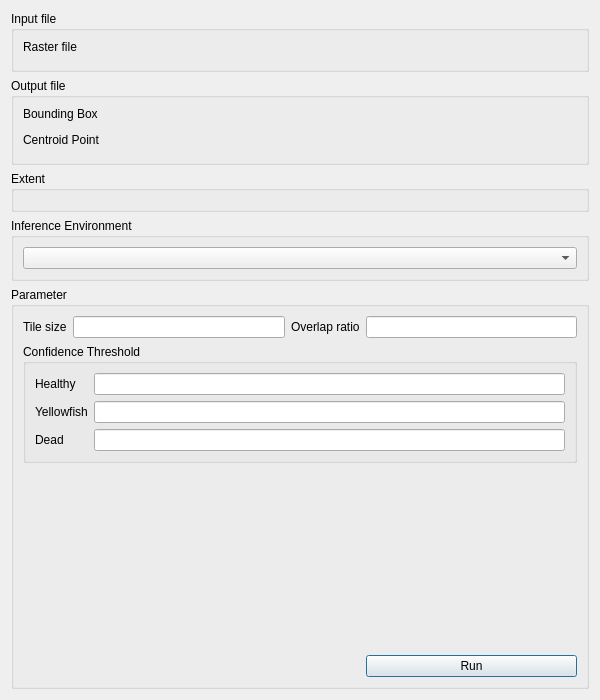
<?xml version="1.0" encoding="UTF-8"?>
<ui version="4.0">
 <class>TerraPluginsDialogBase</class>
 <widget class="QDialog" name="TerraPluginsDialogBase">
  <property name="geometry">
   <rect>
    <x>0</x>
    <y>0</y>
    <width>600</width>
    <height>700</height>
   </rect>
  </property>
  <property name="minimumSize">
   <size>
    <width>500</width>
    <height>550</height>
   </size>
  </property>
  <property name="maximumSize">
   <size>
    <width>600</width>
    <height>700</height>
   </size>
  </property>
  <property name="windowTitle">
   <string>PalmAI - Tree Classification</string>
  </property>
  <layout class="QGridLayout" name="gridLayout">
   <item row="1" column="1">
    <widget class="QGroupBox" name="OutputFilegroupBox">
     <property name="title">
      <string>Output file</string>
     </property>
     <layout class="QGridLayout" name="gridLayout_4">
      <item row="0" column="0">
       <widget class="QLabel" name="label">
        <property name="text">
         <string>Bounding Box</string>
        </property>
       </widget>
      </item>
      <item row="1" column="0">
       <widget class="QgsFileWidget" name="mQgsFileWidget_Output">
        <property name="filter">
         <string>Shapefile (*.shp)</string>
        </property>
        <property name="storageMode">
         <enum>QgsFileWidget::SaveFile</enum>
        </property>
       </widget>
      </item>
      <item row="2" column="0">
       <widget class="QLabel" name="label_2">
        <property name="text">
         <string>Centroid Point</string>
        </property>
       </widget>
      </item>
      <item row="3" column="0">
       <widget class="QgsFileWidget" name="mQgsFileWidget_Centroid">
        <property name="filter">
         <string>Shapefile (*.shp)</string>
        </property>
        <property name="storageMode">
         <enum>QgsFileWidget::SaveFile</enum>
        </property>
       </widget>
      </item>
     </layout>
    </widget>
   </item>
   <item row="0" column="1">
    <widget class="QGroupBox" name="InputFilegroupBox">
     <property name="title">
      <string>Input file</string>
     </property>
     <layout class="QGridLayout" name="gridLayout_2">
      <item row="0" column="0">
       <widget class="QLabel" name="Input_raster">
        <property name="text">
         <string>Raster file</string>
        </property>
       </widget>
      </item>
      <item row="1" column="0" colspan="2">
       <widget class="QgsFileWidget" name="mQgsFileWidget_Raster">
        <property name="filter">
         <string>GeoTIFF (*.tif *.tiff)</string>
        </property>
       </widget>
      </item>
     </layout>
    </widget>
   </item>
   <item row="4" column="1">
    <widget class="QGroupBox" name="ParametergroupBox">
     <property name="title">
      <string>Parameter</string>
     </property>
     <layout class="QGridLayout" name="gridLayout_3">
      <item row="3" column="1">
       <spacer name="verticalSpacer">
        <property name="orientation">
         <enum>Qt::Vertical</enum>
        </property>
        <property name="sizeHint" stdset="0">
         <size>
          <width>20</width>
          <height>40</height>
         </size>
        </property>
       </spacer>
      </item>
      <item row="0" column="1">
       <widget class="QLineEdit" name="le_tile_size"/>
      </item>
      <item row="0" column="3">
       <widget class="QLineEdit" name="le_overlap"/>
      </item>
      <item row="2" column="0" colspan="4">
       <widget class="QGroupBox" name="groupBox_3">
        <property name="title">
         <string>Confidence Threshold</string>
        </property>
        <layout class="QGridLayout" name="gridLayout_7">
         <item row="1" column="1">
          <widget class="QLineEdit" name="le_conf_yellowish"/>
         </item>
         <item row="2" column="1">
          <widget class="QLineEdit" name="le_conf_dead"/>
         </item>
         <item row="0" column="1">
          <widget class="QLineEdit" name="le_conf_healthy"/>
         </item>
         <item row="0" column="0">
          <widget class="QLabel" name="label_3">
           <property name="text">
            <string>Healthy</string>
           </property>
          </widget>
         </item>
         <item row="1" column="0">
          <widget class="QLabel" name="label_4">
           <property name="text">
            <string>Yellowfish</string>
           </property>
          </widget>
         </item>
         <item row="2" column="0">
          <widget class="QLabel" name="label_5">
           <property name="text">
            <string>Dead</string>
           </property>
          </widget>
         </item>
        </layout>
       </widget>
      </item>
      <item row="0" column="2">
       <widget class="QLabel" name="overlap_para">
        <property name="text">
         <string>Overlap ratio</string>
        </property>
       </widget>
      </item>
      <item row="4" column="3">
       <widget class="QPushButton" name="btn_run">
        <property name="text">
         <string>Run</string>
        </property>
       </widget>
      </item>
      <item row="0" column="0">
       <widget class="QLabel" name="tile_size_para">
        <property name="text">
         <string>Tile size</string>
        </property>
       </widget>
      </item>
     </layout>
    </widget>
   </item>
   <item row="3" column="1">
    <widget class="QGroupBox" name="groupBox">
     <property name="title">
      <string>Inference Environment</string>
     </property>
     <layout class="QGridLayout" name="gridLayout_5">
      <item row="0" column="0">
       <widget class="QComboBox" name="mComboBox_Device"/>
      </item>
     </layout>
    </widget>
   </item>
   <item row="2" column="1">
    <widget class="QGroupBox" name="groupBox_2">
     <property name="title">
      <string>Extent</string>
     </property>
     <layout class="QGridLayout" name="gridLayout_6">
      <item row="0" column="0">
       <widget class="QgsFileWidget" name="mQgsFileWidget_Extent">
        <property name="filter">
         <string>Shapefile (*.shp)</string>
        </property>
       </widget>
      </item>
     </layout>
    </widget>
   </item>
  </layout>
 </widget>
 <customwidgets>
  <customwidget>
   <class>QgsFileWidget</class>
   <extends>QWidget</extends>
   <header>qgsfilewidget.h</header>
  </customwidget>
 </customwidgets>
 <resources/>
 <connections/>
</ui>
